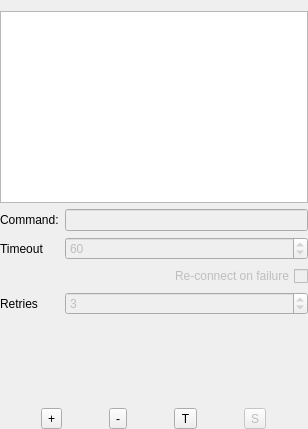
<?xml version="1.0" encoding="UTF-8"?>
<ui version="4.0">
 <class>RemoteCommandConfigWidget</class>
 <widget class="QWidget" name="RemoteCommandConfigWidget">
  <property name="geometry">
   <rect>
    <x>0</x>
    <y>0</y>
    <width>308</width>
    <height>429</height>
   </rect>
  </property>
  <property name="windowTitle">
   <string>Form</string>
  </property>
  <layout class="QVBoxLayout" name="verticalLayout">
   <property name="leftMargin">
    <number>0</number>
   </property>
   <property name="rightMargin">
    <number>0</number>
   </property>
   <property name="bottomMargin">
    <number>0</number>
   </property>
   <item>
    <widget class="QTableView" name="commandTable">
     <property name="editTriggers">
      <set>QAbstractItemView::NoEditTriggers</set>
     </property>
     <attribute name="horizontalHeaderVisible">
      <bool>false</bool>
     </attribute>
     <attribute name="verticalHeaderVisible">
      <bool>false</bool>
     </attribute>
    </widget>
   </item>
   <item>
    <layout class="QGridLayout" name="gridLayout">
     <item row="0" column="0">
      <widget class="QLabel" name="label">
       <property name="text">
        <string>Command:</string>
       </property>
      </widget>
     </item>
     <item row="0" column="1">
      <widget class="QLineEdit" name="commandEdit">
       <property name="enabled">
        <bool>false</bool>
       </property>
       <property name="toolTip">
        <string>e.g. /opt/gnostic/bin/mon1.pl param1 param2</string>
       </property>
      </widget>
     </item>
     <item row="1" column="0">
      <widget class="QLabel" name="label_2">
       <property name="text">
        <string>Timeout</string>
       </property>
      </widget>
     </item>
     <item row="1" column="1">
      <widget class="QSpinBox" name="timeoutSpin">
       <property name="enabled">
        <bool>false</bool>
       </property>
       <property name="toolTip">
        <string>How long without data before we assume problem</string>
       </property>
       <property name="minimum">
        <number>10</number>
       </property>
       <property name="maximum">
        <number>600</number>
       </property>
       <property name="value">
        <number>60</number>
       </property>
      </widget>
     </item>
     <item row="2" column="0" colspan="2">
      <widget class="QCheckBox" name="reconnectCheck">
       <property name="enabled">
        <bool>false</bool>
       </property>
       <property name="toolTip">
        <string>When a problem is detected, should we re-connect?</string>
       </property>
       <property name="layoutDirection">
        <enum>Qt::RightToLeft</enum>
       </property>
       <property name="text">
        <string>Re-connect on failure</string>
       </property>
      </widget>
     </item>
     <item row="3" column="0">
      <widget class="QLabel" name="label_5">
       <property name="text">
        <string>Retries</string>
       </property>
      </widget>
     </item>
     <item row="3" column="1">
      <widget class="QSpinBox" name="retiesSpin">
       <property name="enabled">
        <bool>false</bool>
       </property>
       <property name="toolTip">
        <string>How many re-connect attempts should be made?</string>
       </property>
       <property name="maximum">
        <number>100</number>
       </property>
       <property name="value">
        <number>3</number>
       </property>
      </widget>
     </item>
    </layout>
   </item>
   <item>
    <spacer name="verticalSpacer">
     <property name="orientation">
      <enum>Qt::Vertical</enum>
     </property>
     <property name="sizeHint" stdset="0">
      <size>
       <width>20</width>
       <height>40</height>
      </size>
     </property>
    </spacer>
   </item>
   <item>
    <layout class="QHBoxLayout" name="horizontalLayout">
     <item>
      <widget class="QToolButton" name="addCommandButton">
       <property name="toolTip">
        <string>Add new transport</string>
       </property>
       <property name="text">
        <string>+</string>
       </property>
       <property name="icon">
        <iconset resource="../../resources.qrc">
         <normaloff>:/icons/images/add-icon.png</normaloff>:/icons/images/add-icon.png</iconset>
       </property>
       <property name="iconSize">
        <size>
         <width>22</width>
         <height>22</height>
        </size>
       </property>
      </widget>
     </item>
     <item>
      <widget class="QToolButton" name="removeCommandButton">
       <property name="enabled">
        <bool>true</bool>
       </property>
       <property name="toolTip">
        <string>Delete selected transport</string>
       </property>
       <property name="text">
        <string>-</string>
       </property>
       <property name="icon">
        <iconset resource="../../resources.qrc">
         <normaloff>:/icons/images/remove-icon.png</normaloff>:/icons/images/remove-icon.png</iconset>
       </property>
       <property name="iconSize">
        <size>
         <width>22</width>
         <height>22</height>
        </size>
       </property>
      </widget>
     </item>
     <item>
      <widget class="QToolButton" name="testCommandButton">
       <property name="enabled">
        <bool>true</bool>
       </property>
       <property name="toolTip">
        <string>Test transport</string>
       </property>
       <property name="text">
        <string>T</string>
       </property>
       <property name="icon">
        <iconset resource="../../resources.qrc">
         <normaloff>:/icons/images/test-icon.png</normaloff>:/icons/images/test-icon.png</iconset>
       </property>
       <property name="iconSize">
        <size>
         <width>22</width>
         <height>22</height>
        </size>
       </property>
      </widget>
     </item>
     <item>
      <widget class="QToolButton" name="saveCommandButton">
       <property name="enabled">
        <bool>false</bool>
       </property>
       <property name="toolTip">
        <string>Save changes</string>
       </property>
       <property name="text">
        <string>S</string>
       </property>
       <property name="icon">
        <iconset resource="../../resources.qrc">
         <normaloff>:/icons/images/save-icon.png</normaloff>:/icons/images/save-icon.png</iconset>
       </property>
       <property name="iconSize">
        <size>
         <width>22</width>
         <height>22</height>
        </size>
       </property>
      </widget>
     </item>
    </layout>
   </item>
  </layout>
 </widget>
 <resources>
  <include location="../../resources.qrc"/>
 </resources>
 <connections/>
</ui>
